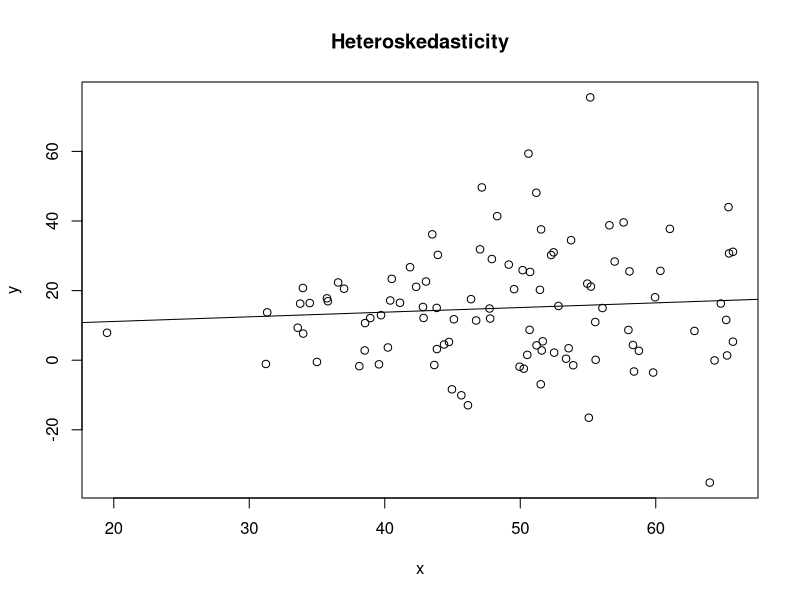
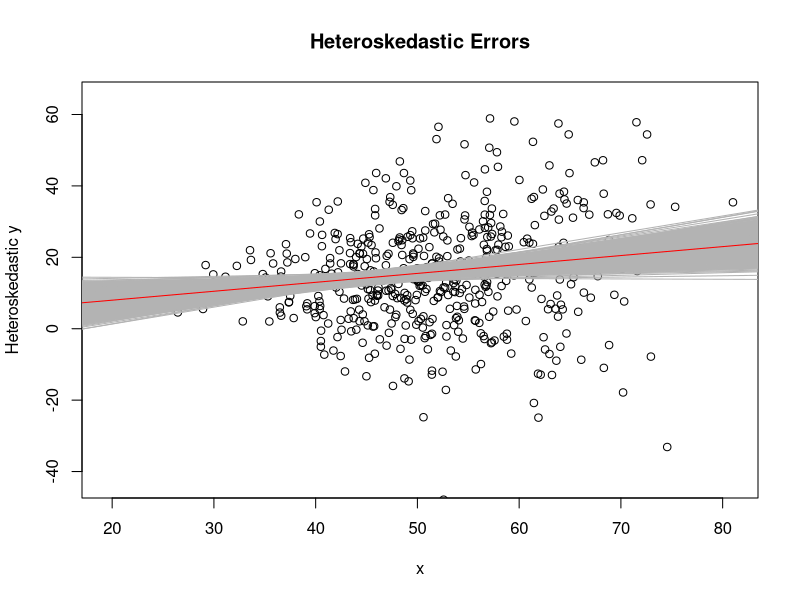
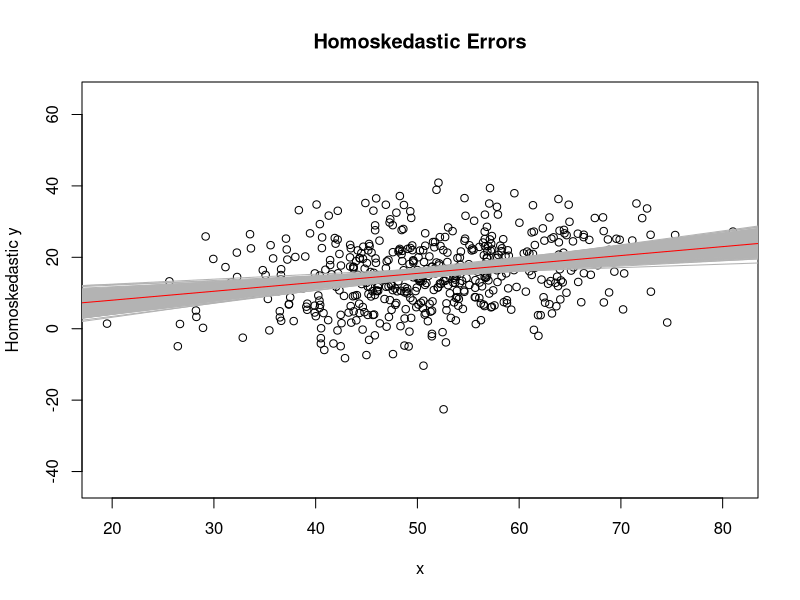
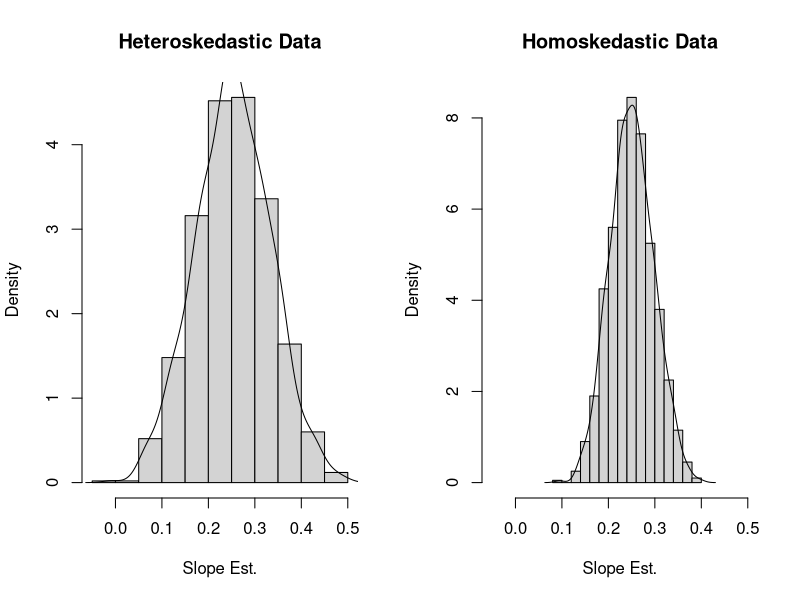
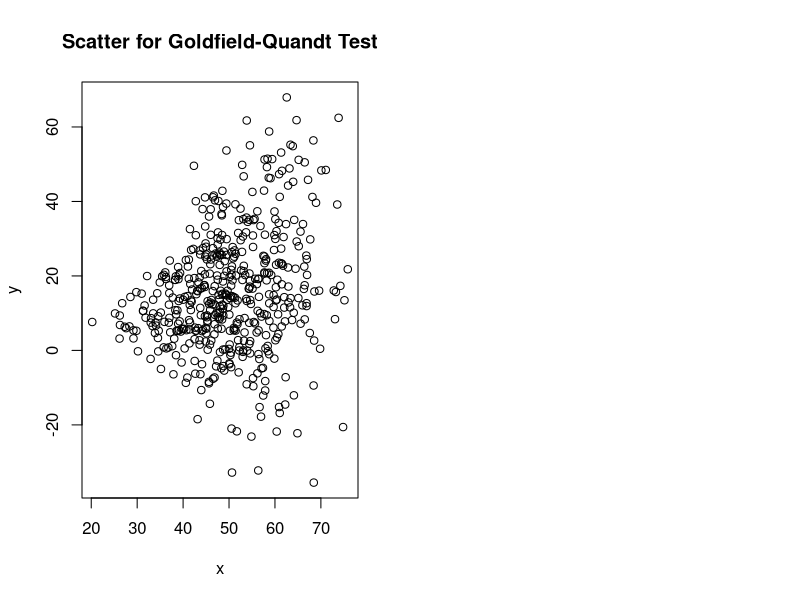

The R source for these figures, in order:
### R code from vignette source 'Heteroskedasticity-WLS-lecture.Rnw'

###################################################
### code chunk number 1: Heteroskedasticity-WLS-lecture.Rnw:24-25
###################################################
  if(exists(".orig.enc")) options(encoding = .orig.enc)


###################################################
### code chunk number 2: Heteroskedasticity-WLS-lecture.Rnw:90-91
###################################################
dir.create("plots", showWarnings=F)


###################################################
### code chunk number 3: Roptions
###################################################
options(device = pdf)
options(width=160, prompt=" ", continue="  ")
options(useFancyQuotes = FALSE) 
#set.seed(12345)
op <- par() 
pjmar <- c(5.1, 5.1, 1.5, 2.1) 
#pjmar <- par("mar")
options(SweaveHooks=list(fig=function() par(mar=pjmar, ps=12)))
pdf.options(onefile=F,family="Times",pointsize=12)


###################################################
### code chunk number 4: sim10
###################################################
Nsampsize <- 100
b0 <- 3; b1 <- 0.25; stde <- 10; mult <- 0.05
x <- rnorm(Nsampsize, m=50, sd=10)
meanx <- mean(x)
minx <- min(x)
e <- rnorm(Nsampsize)
y <- b0 + b1 * x + mult*(x-minx)*stde*e
mod <- lm(y~x)
plot(y~x, main="Heteroskedasticity")
abline(mod)


###################################################
### code chunk number 5: sim20
###################################################
Nsampsize <- 500
x <- rnorm(Nsampsize, m=50, sd=10)
meanx <- mean(x)
minx <- min(x)
simr <- function(i){
e <- rnorm(Nsampsize, m=0, s=1)
yhet <- b0 + b1 * x + mult*(x-minx)*stde*e
mod <- lm(yhet ~ x)
mod
}
nsims <- 1000
reshet <- lapply(1:nsims, simr)


###################################################
### code chunk number 6: sim21
###################################################
edemo <- rnorm(Nsampsize, m=0, s=1)
yhet <- b0 + b1 * x + mult*(x-minx)*stde*edemo
yhom <- b0 + b1 * x + stde*edemo
ylimhet <- c(0.9 * range(yhet)[1], 1.1*range(yhet)[2])
plot(yhet~x, main="Heteroskedastic Errors", ylim=ylimhet, ylab="Heteroskedastic y")
lapply(reshet, abline, col=gray(.7))
abline(b0,b1,col="red")


###################################################
### code chunk number 7: sim40
###################################################
b0 <- 3; b1 <- 0.25; stde <- 10;
simrhomo <- function(i){
e <- rnorm(Nsampsize, m=0, s=1)
yhom <- b0 + b1 * x + stde*e
mod <- lm(yhom ~ x)
mod
}
nsims <- 1000
reshomo <- lapply(1:nsims, simrhomo)


###################################################
### code chunk number 8: sim41
###################################################
edemo <- rnorm(Nsampsize, m=0, s=1)
plot(yhom~x, main="Homoskedastic Errors", ylim=ylimhet, ylab="Homoskedastic y")
lapply(reshomo, abline, col=gray(.70))
abline(b0,b1,col="red")


###################################################
### code chunk number 9: sim50
###################################################
cof <- sapply(reshet, coefficients)
cofhomo <- sapply(reshomo, coefficients)
par(mfrow=c(1,2))
hhet <- hist(cof[2,], prob=T, main="Heteroskedastic Data", xlab="Slope Est.")
lines(density(cof[2,]))
hist(cofhomo[2,], prob=T, xlim=range(hhet$breaks), main="Homoskedastic Data", xlab="Slope Est.")
lines(density(cofhomo[2,]))


###################################################
### code chunk number 10: sim60
###################################################
#b1hat <- vector(nsims, mode="numeric")
#res <- lapply(res, summary)
#for (i in 1:nsims){ b1hat[i] <- coefficients(res[[i]])[2,1]}
#
#hist(b1hat, breaks=20, probability=T, main="", xlab="Estimates of b1")
#lines(density(b1hat), lty=4)
#rb1hat <- range(b1hat)
#xseq <- seq(from=rb1hat[1],to=rb1hat[2],length.out=200)
#nseq <- dnorm(xseq, m=b1, s=0.1)
#lines(xseq, nseq, lty=1)
#
#legend("topright",legend=c("kernel density","True Sampling Dist"), lty=c(4,1))
#legend("topleft", #legend=c(paste("mean=",round(mean(b1hat),3)),paste("std.dev.=",round(sd(b1hat),3)) ))


###################################################
### code chunk number 11: gq09
###################################################
library(lmtest)
x <- rnorm(Nsampsize, m=50, sd=10)
e <- rnorm(Nsampsize)
y <- b0 + b1 * x + mult*(x-minx)*stde*e
dat <- data.frame(x,y)


###################################################
### code chunk number 12: gq10
###################################################
mymod <- lm(y~x)
gqtest(mymod, fraction=0.2, order.by= ~ x)


###################################################
### code chunk number 13: gq11
###################################################
plot(x,y, main="Scatter for Goldfield-Quandt Test")
